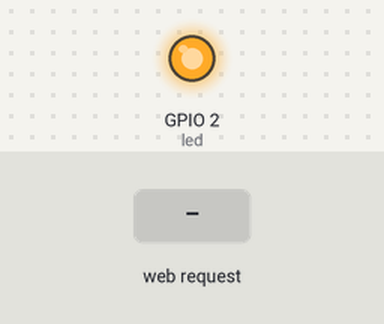
A program run on a simulated ESP8266 board running MicroPython. Parts: output pins drawn as LEDs (lit = HIGH, except the on-board LED, lit = LOW). The test bench sets the inputs (shaded band). WiFi joins after 1.5 s; what the program prints to the serial console is not drawn.

Above: at 3.2 s.
3.3 s: HTTP request GET /led/on received
At 4.3 s:
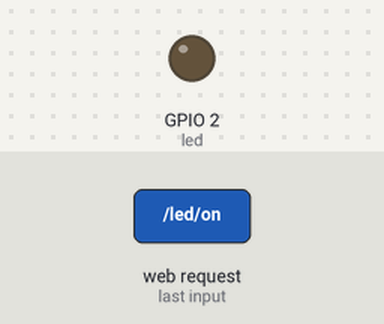
4.8 s: HTTP request GET /led/off received
At 5.4 s:
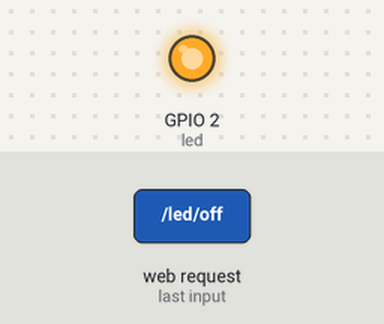
Timing chart, 0 to 7.8 s (numbered marks = the images above; inputs shaded):
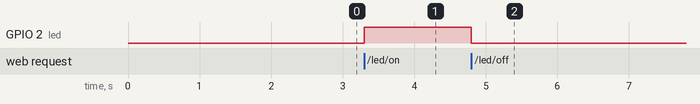

The program:

main.py
```python
import network
import socket
import machine
import time

# 初始化 LED 引脚
led = machine.Pin(2, machine.Pin.OUT)

# 连接 Wi-Fi
ssid = "HUAWEI-P107NL"      # 修改为你的Wi-Fi名称
password = "12871034"  # 修改为你的Wi-Fi密码

wlan = network.WLAN(network.STA_IF)
wlan.active(True)
wlan.connect(ssid, password)

# 等待连接
while not wlan.isconnected():
    time.sleep(1)

print('连接成功，IP 地址:', wlan.ifconfig()[0])

# 创建网页
html = """<!DOCTYPE html>
<html>
<head>
    <title>ESP8266 LED 控制</title>
</head>
<body>
    <h1>控制 LED</h1>
    <button onclick="fetch('/led/on')">打开 LED</button>
    <button onclick="fetch('/led/off')">关闭 LED</button>
    <h2>串口数据:</h2>
    <pre id="serial-data"></pre>
    <script>
        setInterval(() => {
            fetch('/serial').then(response => response.text()).then(data => {
                document.getElementById('serial-data').innerText = data;
            });
        }, 1000);
    </script>
</body>
</html>
"""

# 创建 socket
addr = socket.getaddrinfo('0.0.0.0', 80)[0]
s = socket.socket()
s.bind(addr)
s.listen(1)

print('监听中，等待连接...')

while True:
    cl, addr = s.accept()
    print('客户端连接来自:', addr)
    request = cl.recv(1024)
    request = str(request)

    if '/led/on' in request:
        led.on()
    elif '/led/off' in request:
        led.off()
    elif '/serial' in request:
        # 读取串口数据并返回
        serial_data = ''  # 在这里实现串口读取
        cl.send('HTTP/1.0 200 OK\r\nContent-type:text/html\r\n\r\n')
        cl.send(serial_data)
        cl.close()
        continue

    # 发送网页
    cl.send('HTTP/1.0 200 OK\r\nContent-type:text/html\r\n\r\n')
    cl.send(html)
    cl.close() 
```

Measured:
- after the input at 3.3 s, GPIO 2 (led): LOW → HIGH at once
- after the input at 4.8 s, GPIO 2 (led): HIGH → LOW at once
